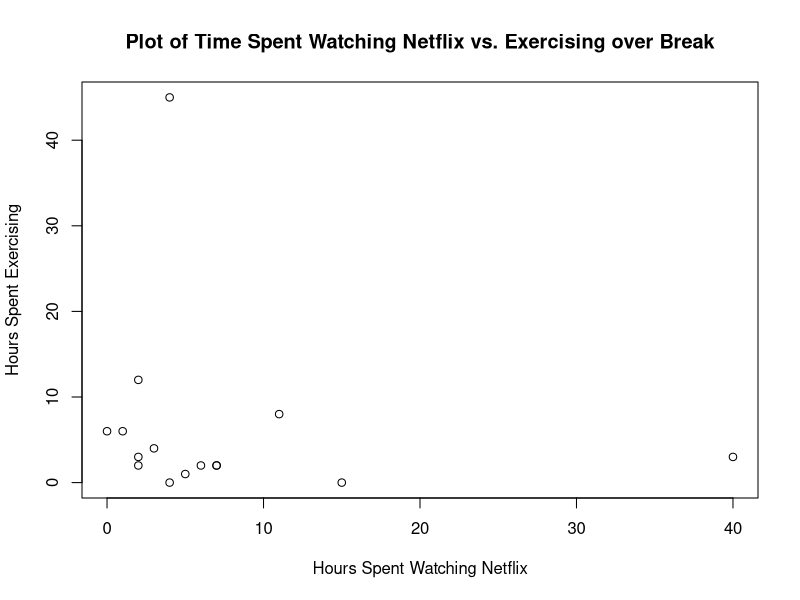

The R source for this figure:
## ---- chunk 1
netflix <- c(2, 6, 1, 7, 2, 4, 11, 40, 7, 0, 3, 4, 5, 2, 15)
exercise <- c(2, 2, 6, 2, 12, 45, 8, 3, 2, 6, 4, 0, 1, 3, 0)
## ---- chunk 2
length(netflix)
length(exercise)
## ---- chunk 3
mean(netflix, na.rm = TRUE) # use the argument na.rm = TRUE to ignore missing values 
mean(exercise, na.rm = TRUE)
## ---- chunk 4
netflix
exercise
## ---- chunk 5
median(exercise, na.rm = TRUE)
median(netflix, na.rm = TRUE)
## ---- chunk 6
table(netflix)
## ---- chunk 7
sort(table(exercise))
## ---- chunk 8
mean(exercise, na.rm = TRUE)
## ---- chunk 9
exercise - mean(exercise, na.rm = TRUE)
## ---- chunk 10
diffs <- exercise - mean(exercise, na.rm = TRUE)
## ---- chunk 11
diffs_sq <- diffs^2
## ---- chunk 12
sum(diffs_sq)/(length(exercise) - 1)
## ---- chunk 13
var(exercise, na.rm = TRUE)
## ---- chunk 14
ex_var <- var(exercise, na.rm = TRUE)
sqrt(ex_var)
## ---- chunk 15
sd(exercise, na.rm = TRUE)
## ---- chunk 16
df <- data.frame(Netflix = netflix, 
                 Exercise = exercise, 
                 stringsAsFactors = FALSE) 
df
## ---- chunk 17
head(df)
## ---- chunk 18
tail(df)
## ---- chunk 19
#| fig-width: 12
#| fig-height: 6
#| fig-dpi: 300
#| fig-align: "center"

plot(df$Netflix, df$Exercise, xlab = "Hours Spent Watching Netflix", #changes the x-axis label
     ylab = "Hours Spent Exercising", # changes the y-axis label
     main = "Plot of Time Spent Watching Netflix vs. Exercising over Break") # gives your plot a title
## ---- chunk 20
diff_nfx <- df$Netflix - mean(df$Netflix, na.rm = TRUE)
diff_ex <- df$Exercise - mean(df$Exercise, na.rm = TRUE)
# you can check this is right -- the differences will sum to 0 (or very close to it)
sum(diff_ex)
## ---- chunk 21
mult_diffs <- diff_nfx * diff_ex
## ---- chunk 22
sum_diffs <- sum(mult_diffs, na.rm = TRUE)
## ---- chunk 23
cov_NetEx <- sum_diffs/14
cov_NetEx
## ---- chunk 24
cov_NetEx_2 <- cov(df$Netflix, df$Exercise, use = "complete.obs")
cov_NetEx_2
## ---- chunk 25
sd_N <- sd(df$Netflix, na.rm = TRUE)
sd_E <- sd(df$Exercise, na.rm = TRUE)
## ---- chunk 26
cov_NetEx/(sd_N*sd_E)
## ---- chunk 27
cor(df$Netflix, df$Exercise, use = "complete.obs")
## ---- chunk 28
cor(df$Netflix, df$Exercise, use = "complete.obs")
## ---- chunk 29
cor_estimate <- cor(df$Netflix, df$Exercise, use = "complete.obs")
sample_size <- nrow(df)
## ---- chunk 30
cor_se <- sqrt((1 - cor_estimate^2) / (sample_size - 2))
## ---- chunk 31
t_stat <- cor_estimate / cor_se
## ---- chunk 32
2 * pt(-abs(t_stat), df = sample_size - 2, lower.tail = TRUE)
## ---- chunk 33
cor.test(df$Netflix, df$Exercise, method = "pearson")
